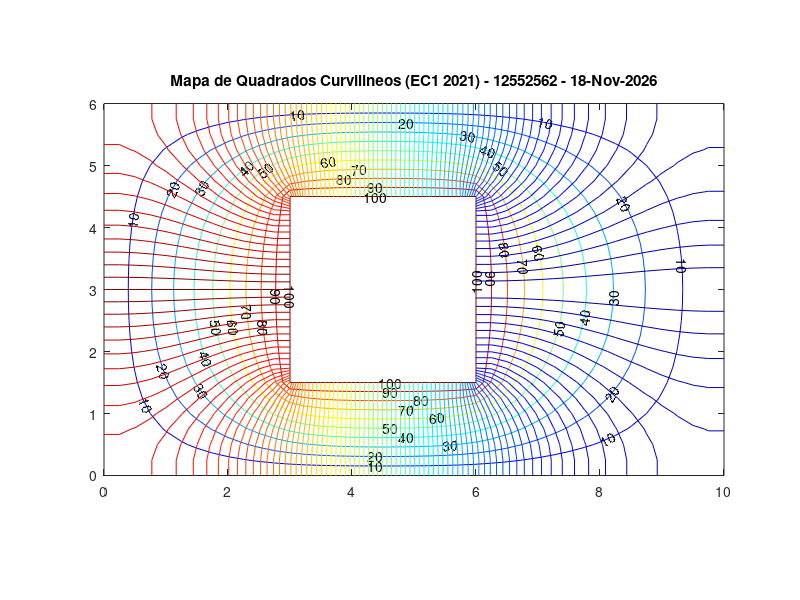

Write MATLAB code to recreate this figure.
%%%% ///////////////////////////////////////////////////////////////////////////
%%%%        PTC3213 - EC1 - 2021 - DIFERENÇAS FINITAS
%%%%
%%%%    12552562 Felipe Keller Baltor
%%%%    12745362 Mateus Patriani Cardoso
%%%%    12552781 Fernando Otávio
%%%%                           Complete os campos com ???????????????????????
%%%%
%%%%  /////////////////////////////////////////////////////////////////////////
clear;
clf;
%%%
%%%  A linha 15 (pkg install...) deve ser executada uma única vez no
%%% GNU Octave e necessita de conxão com a internet. Pode também ser executada fora do programa.
%%%
warning ("off");
%pkg install -local -forge  matgeom; %% descomentar para rodar a 1a vez, somente
pkg load matgeom; % executar este comando apenas 1 vez, após abrir o Octave
warning ("on");
clc;
%%%  ======================================================================
%%%   Dados de entrada
%%%
NUSP = 12552562; % NUSP do 1o aluno (ordem alfab.)
%
a=10.0; # dimensões em cm
b=6.0;
c=3.0;
d=3.0;
g=3.0;
h=(b-d)/2;
epsr=2;
sigma=3.0e-03;  # S/m
sigma_dual=3.5e-03; # S/m
eps0=8.85418782e-12;  % F/m
Vmin=0.0;     % Volts
Vmax=100.0;   % Volts
%%%
%%%  ======================================================================
%%%
%%%            Definicão do domínio
%%%%
%%%% A variavel dx abaixo é a discretização utilizada. Valores diferentes
%%%% daqueles sugeridos abaixo não funcionarão. Diminua o dx para gerar a
%%%% versão final a ser entregue.
%dx=0.05; % Tempo de execucao MUITO longo!!
%dx=0.1;   % Tempo de execucao longo!!
%dx=0.25;  % recomendado para a versao final
dx=0.25;   %% Mude para dx=0.25 somente quando for gerar os resultados finais!!!
erro=0.0;
start=start_Dual= 50;
iter=0;
dy=dx;
lx=a;
ly=b;
Nx=round(lx/dx)+1;
Ny=round(ly/dx)+1;
ring1= [0 0; lx 0; lx ly; 0 ly; 0 0];
ring2=[g h; g h+d; g+c h+d; g+c h; g h];
polyg={ring1,ring2};
verts = polygonVertices(polyg);
xgv=((1:Nx)-1)*dx;
ygv=((1:Ny)-1)*dx;
[x,y]=meshgrid(xgv,ygv);
verts1 = polygonVertices(ring1);
verts2 = polygonVertices(ring2);
xv1=verts1(:,1);
yv1=verts1(:,2);
xv2=verts2(:,1);
yv2=verts2(:,2);
[in1,on1] = inpolygon(x,y,xv1,yv1);
[in2,on2] = inpolygon(x,y,xv2,yv2);
%%%
%%%    Atribui condições de contorno
%%%
r=find(in1&~in2|on2); % tudo
p=find(in1&~on1&~in2); % só nos internos
q=find(on1|on2); % só na fronteira
iVmax=find(on2);
iFuro=find(in2&!on2);
Phi_prev=zeros(size(x));
Phi_new=zeros(size(x));
Phi_new(iVmax)= Vmax;
Phi_new(iFuro)= NaN;
Phi_new(p)= start;
%%% ========================================================================
%%%
%%% Contador de iterações
iter=0;
%%% Erro máximo entre Phi_new e Phi_prev
erro=max(max(abs(Phi_new-Phi_prev)));
%%%
%%%             Laço iterativo - Método das Diferenças Finitas
%%%
while(erro > 1e-4 && iter < 1e4)% Executa até convergir ou atingir o maximo de iterações
    iter=iter+1; % Incrementa iteração
%%% Atualiza o potencial dos nós internos pela média dos 4 vizinhos - Eq. Laplace - M.D.F.
    for k=1:size(p,1);
        [i,j]=ind2sub(size(x),p(k));
            Phi_new(i,j)=(Phi_new(i-1,j)+Phi_new(i+1,j)+Phi_new(i,j-1)+Phi_new(i,j+1))/4;
    end
%%%% Calcula máximo erro entre Phi_atual e Phi_prev de todo o domínio
    erro=max(max(abs(Phi_new-Phi_prev)));
    eps(iter)=erro;
%%%% Atualiza a matriz de potenciais
    Phi_prev=Phi_new;

end
niter1=iter;
if (niter1 == 1e4 && erro > 1e-4)
	disp([' Numero maximo de iteracoes atingido sem convergencia :', num2stg(niter1), '  iteracoes \? Erro: \n', num2str(erro), 'Os resultados podem nao ter significado!\n']);
end
%%%
%%%
%%% Problema Dual (Somente para traçado dos Quadrados Curvilineos!)
%%%
%%% Atribui Condiçõeste de Contorno
iyDual=find( (y(:,:) < ly/1.999) & (y(:,:) > ly/2.001) );
iVmaxdual=find( (x(iyDual) > (-0.01)) & (x(iyDual) < (1.0001*g)));
i0=find( (x(iyDual)> (0.9999*(g+c))) & (x(iyDual)< (1.0001*lx)) );
xfe=find(  x(iVmax)< 1.0001*min(x(iVmax)) ); xfd=find(  x(iVmax)> 0.9999*max(x(iVmax)) );
yfa=find(  y(iVmax)> 0.9999*max(y(iVmax)) ); yfb=find(  y(iVmax)< 1.0001*min(y(iVmax)) );
tol=1e-4;
for k=1:size(iVmax,1);
    if ( abs( x(iVmax(k))-min(x(iVmax)) )< tol && abs( y(iVmax(k))-min(y(iVmax)) )< tol)
             [ieb,jeb]=ind2sub(size(x), iVmax(k));
     elseif (abs( x(iVmax(k))-min(x(iVmax)) )< tol && abs( y(iVmax(k))-max(y(iVmax)) )< tol)
            [iea,jea]=ind2sub(size(x), iVmax(k));
     elseif ( abs( x(iVmax(k))-max(x(iVmax)) )< tol && abs( y(iVmax(k))-min(y(iVmax)) )< tol)
             [idb,jdb]=ind2sub(size(x), iVmax(k));
     elseif (abs( x(iVmax(k))-max(x(iVmax)) )< tol && abs( y(iVmax(k))-max(y(iVmax)) )< tol)
            [ida,jda]=ind2sub(size(x), iVmax(k));
    end
 end

Dual_prev=zeros(size(x));
Dual_new=Dual_prev;
Dual_new(r)= -1;
Dual_new(iFuro)= NaN;
Dual_new(iyDual(iVmaxdual))=Vmax;
Dual_new(iyDual(i0))=Vmin;
p2=find(Dual_new(p) < 0);
Dual_new(r)= start_Dual;
Dual_new(iFuro)= NaN;
Dual_new(iyDual(iVmaxdual))=Vmax;
Dual_new(iyDual(i0))=Vmin;
%%% Contador de iteraçõeste - dual
iter2=0;
%%% Erro máximo entre Phi_new e Phi_prev (Dual)
erro2=max(max(abs(Dual_new-Dual_prev)));
%
%%%       Laço iterativo (Problema Dual) - MDF
%
while(erro2 > 1e-3 && iter2 < 1e4)% Executa até convergir ou atingir o máximo de itreações
    iter2=iter2+1; % Incrementa itreação
%%%   Atualiza o potencial das fronteiras
    Dual_new(1,:)=Dual_prev(2,:);
    Dual_new(Ny,:)=Dual_prev(Ny-1,:);
    Dual_new(:,1)=Dual_prev(:,2);
    Dual_new(2:Ny-1,Nx)=Dual_prev(2:Ny-1,Nx-1);
    for k=2:size(xfe,1)-1
        [ie,je]=ind2sub(size(Dual_new), iVmax(xfe(k)));
        Dual_new(ie,je)=Dual_new(ie,je-1);
    end
    for k=2:size(xfd,1)-1
        [id,jd]=ind2sub(size(Dual_new), iVmax(xfd(k)));
        Dual_new(id,jd)=Dual_new(id,jd+1);
    end
    for k=2:size(yfb,1)-1
        [ib,jb]=ind2sub(size(Dual_new), iVmax(yfb(k)));
        Dual_new(ib,jb)=Dual_new(ib-1,jb);
    end
    for k=2:size(yfa,1)-1
        [ia,ja]=ind2sub(size(Dual_new), iVmax(yfa(k)));
        Dual_new(ia,ja)=Dual_new(ia+1,ja);
    end
    Dual_new(iyDual(iVmaxdual))=Vmax;
    Dual_new(iyDual(i0))=Vmin;
%%%%
%%%% Atualiza o potencial dos nós internos pela média dos 4 vizinhos - Eq. Laplace - M.D.F.
    for k=1:size(p2,1);
        [i,j]=ind2sub(size(x),p(p2(k)));
        Dual_new(i,j)=(Dual_new(i-1,j)+Dual_new(i+1,j)+Dual_new(i,j-1)+Dual_new(i,j+1))/4;
    end
%%% Cantos
    Dual_new(ieb,jeb)=(Dual_new(ieb-1,jeb)+Dual_new(ieb+1,jeb)+Dual_new(ieb,jeb-1)+Dual_new(ieb,jeb+1))/4;
    Dual_new(iea,jea)=(Dual_new(iea-1,jea)+Dual_new(iea+1,jea)+Dual_new(iea,jea-1)+Dual_new(iea,jea+1))/4;
    Dual_new(idb,jdb)=(Dual_new(idb-1,jdb)+Dual_new(idb+1,jdb)+Dual_new(idb,jdb-1)+Dual_new(idb,jdb+1))/4;
    Dual_new(ida,jda)=(Dual_new(ida-1,jda)+Dual_new(ida+1,jda)+Dual_new(ida,jda-1)+Dual_new(ida,jda+1))/4;
%%% Calcula máximo erro entre Phi_atual e Phi_prev de todo o domínio
    erro2=max(max(abs(Dual_new-Dual_prev)));
    eps2(iter2)=erro2;
%%% Atualiza a matriz de potenciais
    Dual_prev=Dual_new;
%%%
end
niter2=iter2;
if (niter2 == 1e4 && erro2 > 1e-3)
	disp([' Numero maximo de iteracoes atingido sem convergencia :', num2stg(niter2), '  iteracoes \? Erro: \n', num2str(erro2), 'Interprete este resultado com ressalvas!\n']);
end
%%%==========================================================================
%%%
%%%               DADOS DE SAIDA
%%%
%%%==========================================================================
%%%
%%%      CORRENTE TOTAL (A)
%%
Somat=sum(Phi_new(2,:))+sum(Phi_new(Ny-1,:))+sum(Phi_new(:,2))+sum(Phi_new(:,Nx-1));
I= sigma*1*Somat;
%%%
%%%       RESISTENCIA em ohms
%%%
R= (Vmax-Vmin)/I;
%%%
%%%        CAPACITANCIA em pF
%%%
Cap= ((epsr*eps0)*1*Somat*1e12)/(Vmax-Vmin); 
%%%
%%%     RESISTENCIA DUAL em ohms
%%%
Rdual= (1/((2*R)*1*sigma*sigma_dual*1));
%%%
%%%    VETOR DESLOCAMENTO
%%%
Dn=[Phi_new(2,1:Nx-1),Phi_new(1:Ny-1,Nx-1)',Phi_new(Ny-1,1:Nx-1),Phi_new(1:Ny-1,2)']*epsr*eps0/dx*100;
%%
%%   Densidade de carga mínima em nC/m^2
%%
Rho_s_min= -max(Dn)*1e9;
%%
%%  Numero de tubos de corrente
%%
nsnp= R*sigma*1;
ntubos=10/nsnp;  %% CORRIGIDO
%%%%==========================================================================
%%%%              IMPRESSAO DE RESULTADOS NO TERMINAL 
%%%%                  ATENCAO para as unidades:
%%%%          R e Rdual em ohms     Cap em pF    Rho_s  em nC/m^2
%%%%
%%%%
fprintf('\n\n nUSP: %d\n R = %g ohms\n C = %g pF\n Rho_s_min = %g nC/m^2\n Rdual = %g ohms\n Tubos: %g\n', NUSP, R, Cap, Rho_s_min,Rdual,floor(ntubos) );
%%%
%%%
FIG=figure (1);
%%
%%%           TRACADO DE EQUIPOTENCIAIS
%%%
V=0:10:Vmax;
colormap cool;
[C,H]=contour(x,y,Phi_new,V);
clabel(C,V);
axis('equal');
hold on
%%%
%%%   EQUIPOTENCIAIS PROBLEMA DUAL (para tracado dos quadrados curvilineos)
%%%
%%%
%%%
deltaV= (Vmax - Vmin) / floor(ntubos);
V=0:deltaV:Vmax;
colormap jet;
contour(x,y,Dual_new,V);
axis('equal');
strusp=sprintf('%d',NUSP);
titulo=['Mapa de Quadrados Curvilineos (EC1 2021) - ', strusp, ' - ', date()];
title(titulo);
hold off
%%%
%%%      ARQUIVO DE SAIDA COM O MAPA DOS QUADRADOS CURVILINEOS 
%%%(Grava na pasta exibida no Navegador de Arq. da interface gráfica do Octave)
%%%
arq=['EC1_2021_QC_',strusp,'.png'];  
print(FIG,arq);
%%%%   ========================================================================
%%%%  FIM
%%%%
